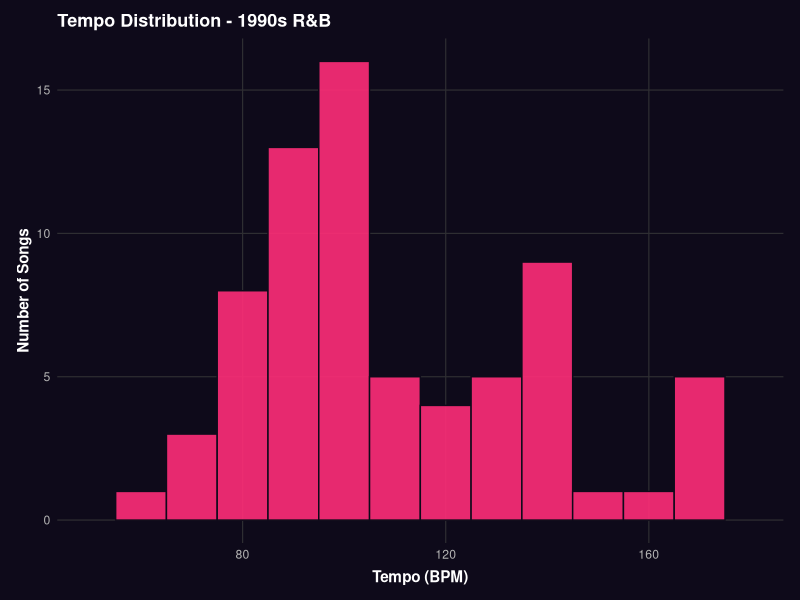
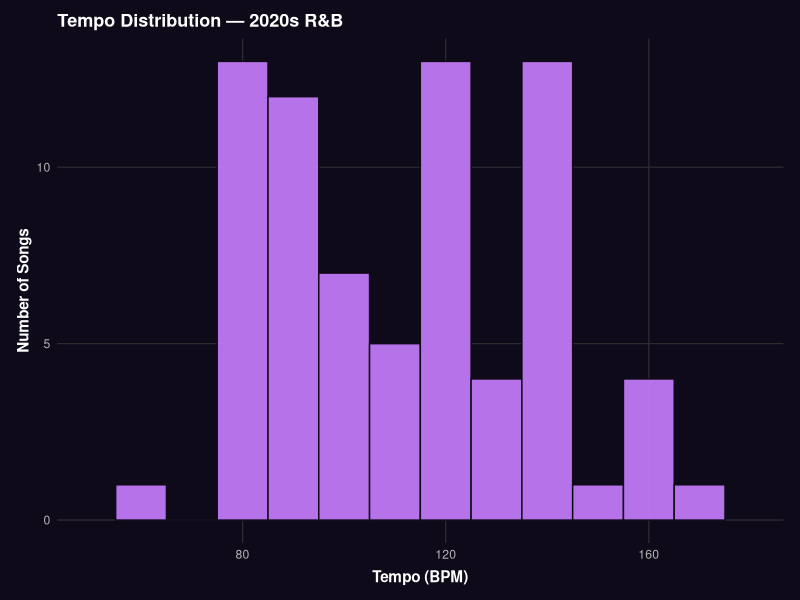
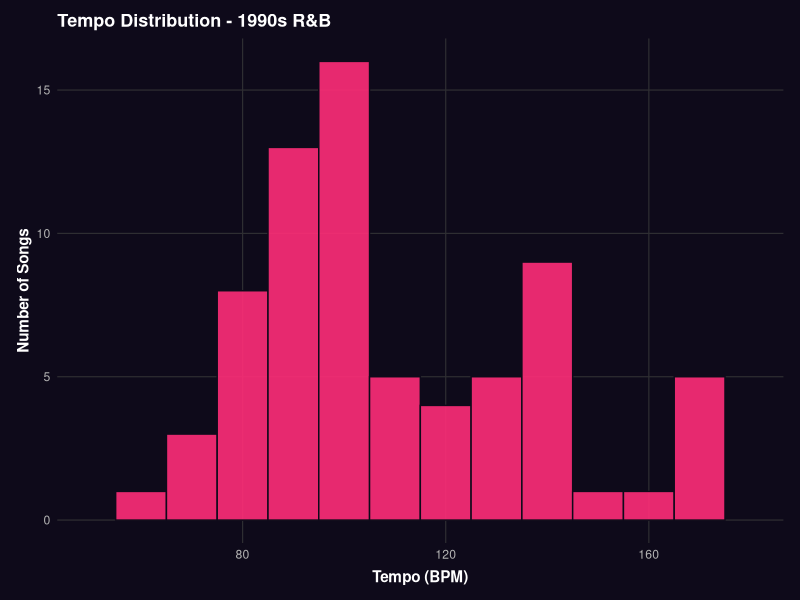
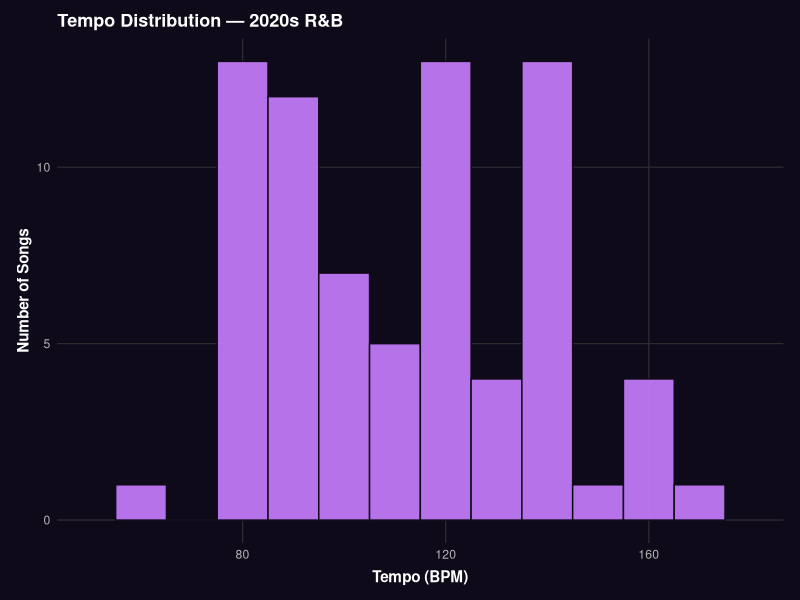

Recreate these plots in R, in order.
library(tidyverse)

bg <- "#0E0A1A"

# ── Load datasets ─────────────────────────────────────────────────────────────
rb90s          <- read_csv("90s.csv",          show_col_types = FALSE)
rbcontemporary <- read_csv("contemporary.csv", show_col_types = FALSE)

# ── Shared dark theme ─────────────────────────────────────────────────────────
theme_dark <- theme_minimal(base_size = 11) +
  theme(
    plot.background  = element_rect(fill = bg, color = NA),
    panel.background = element_rect(fill = bg, color = NA),
    panel.grid.major = element_line(color = "#2E2E32", linewidth = 0.4),
    panel.grid.minor = element_blank(),
    text             = element_text(color = "white"),
    axis.text        = element_text(color = "grey70"),
    axis.title.x     = element_text(face = "bold", size = 11, color = "white",
                                    margin = margin(t = 6)),
    axis.title.y     = element_text(face = "bold", size = 11, color = "white"),
    plot.title       = element_text(face = "bold", size = 13, color = "white"),
    plot.margin      = margin(10, 12, 10, 12)
  )

# ── 1990s tempo histogram ─────────────────────────────────────────────────────
plot_90s <- ggplot(rb90s, aes(x = Tempo)) +
  geom_histogram(binwidth = 10, fill = "#FF2D78", color = bg, alpha = 0.9) +
  labs(
    title = "Tempo Distribution - 1990s R&B",
    x     = "Tempo (BPM)",
    y     = "Number of Songs"
  ) +
  xlim(50, 180) +
  theme_dark

# ── 2020s tempo histogram ─────────────────────────────────────────────────────
plot_contemporary <- ggplot(rbcontemporary, aes(x = Tempo)) +
  geom_histogram(binwidth = 10, fill = "#C77DFF", color = bg, alpha = 0.9) +
  labs(
    title = "Tempo Distribution — 2020s R&B",
    x     = "Tempo (BPM)",
    y     = "Number of Songs"
  ) +
  xlim(50, 180) +
  theme_dark

print(plot_90s)
print(plot_contemporary)

# ── Save ──────────────────────────────────────────────────────────────────────
ggsave("images/tempo_dist_90s.png",
       plot = plot_90s,          width = 7, height = 5, dpi = 300, bg = bg)

ggsave("images/tempo_dist_2020s.png",
       plot = plot_contemporary, width = 7, height = 5, dpi = 300, bg = bg)
